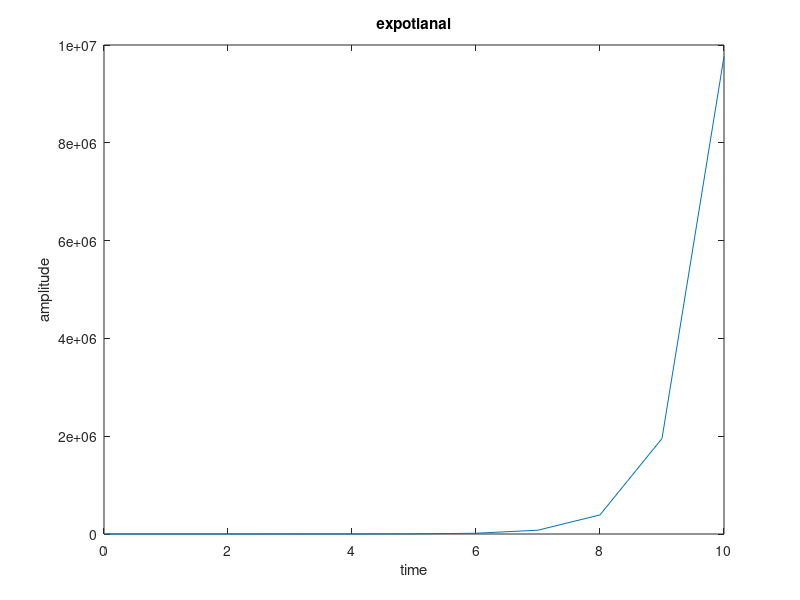

MATLAB code to generate this figure:
clear all
close all
t=0:1:10
a=input('enter value for a')
y=a.^t
plot(t,y)
xlabel('time')
ylabel('amplitude')
title('expotianal')
    